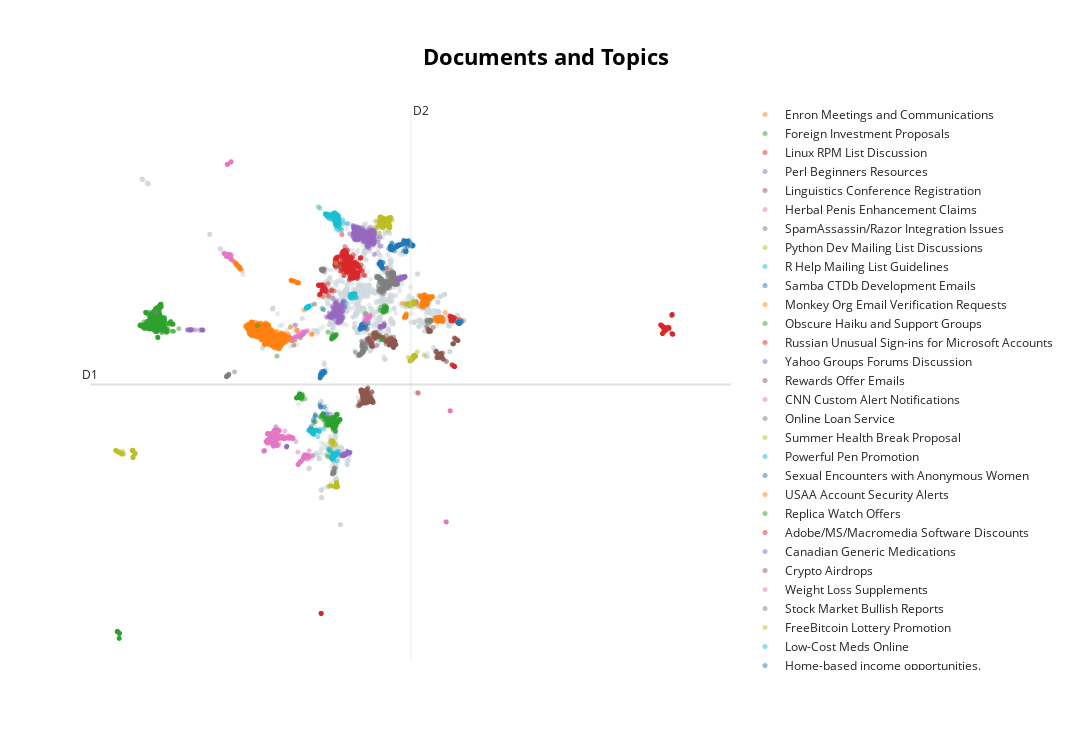

Notebook code for this chart:
### Code cell
topic_model.visualize_documents(asuntos, reduced_embeddings=reduced_embeddings, hide_annotations=True, hide_document_hover=False, custom_labels=True)
